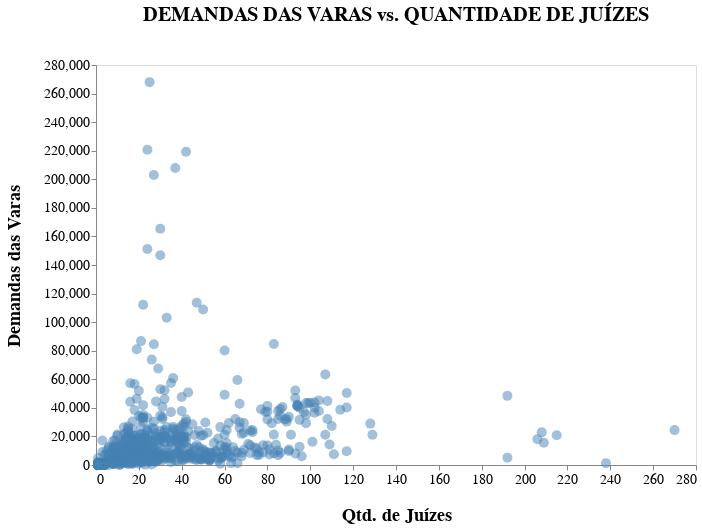

The cell this chart's notebook holds for it:
### Code cell
# Gráfico da produtividade das varas vs número de juízes
chart = (
    alt.Chart(df_demanda_vara_x_juize)
    .mark_circle(size=100, opacity=0.5, color="steelblue")
    .encode(
        x=alt.X("Qtd Juizes Antes", title="Qtd. de Juízes",
                axis=alt.Axis(grid=False, titleFontSize=18, titlePadding=20, labelFontSize=14)), 
        y=alt.Y("Demanda", title="Demandas das Varas", 
                axis=alt.Axis(grid=False, titleFontSize=18, titlePadding=20, labelFontSize=14)),
        tooltip=["Qtd Juizes Antes", "Demanda", "Vara"]
    ).properties(
        width=600,
        height=400,
        title={
            "text": "DEMANDAS DAS VARAS vs. QUANTIDADE DE JUÍZES",
            "subtitle": [" "],
            #"anchor": "start", # alinhar à esquerda
            "fontSize": 20,
            "subtitleFontSize": 14,
            "subtitlePadding": 15
        }
    )
)
#chart.save("../../img/grafico.html")
chart

### Figure 1 — Vega-Lite specification as saved in the notebook (floating-point values rounded to 4 significant figures; data arrays with more than 128 entries replaced by an {"elided": "..."} marker saying what was removed)
{"config": {"view": {"continuousWidth": 300, "continuousHeight": 300}}, "data": {"name": "data-20526cae140022dd608761136fb3f4d7"}, "mark": {"type": "circle", "color": "steelblue", "opacity": 0.5, "size": 100}, "encoding": {"tooltip": [{"field": "Qtd Juizes Antes", "type": "quantitative"}, {"field": "Demanda", "type": "quantitative"}, {"field": "Vara", "type": "nominal"}], "x": {"axis": {"grid": false, "labelFontSize": 14, "titleFontSize": 18, "titlePadding": 20}, "field": "Qtd Juizes Antes", "title": "Qtd. de Juízes", "type": "quantitative"}, "y": {"axis": {"grid": false, "labelFontSize": 14, "titleFontSize": 18, "titlePadding": 20}, "field": "Demanda", "title": "Demandas das Varas", "type": "quantitative"}}, "height": 400, "title": {"text": "DEMANDAS DAS VARAS vs. QUANTIDADE DE JUÍZES", "subtitle": [" "], "fontSize": 20, "subtitleFontSize": 14, "subtitlePadding": 15}, "width": 600, "$schema": "https://vega.github.io/schema/vega-lite/v5.20.1.json", "datasets": {"data-20526cae140022dd608761136fb3f4d7": {"elided": "850 records"}}}
